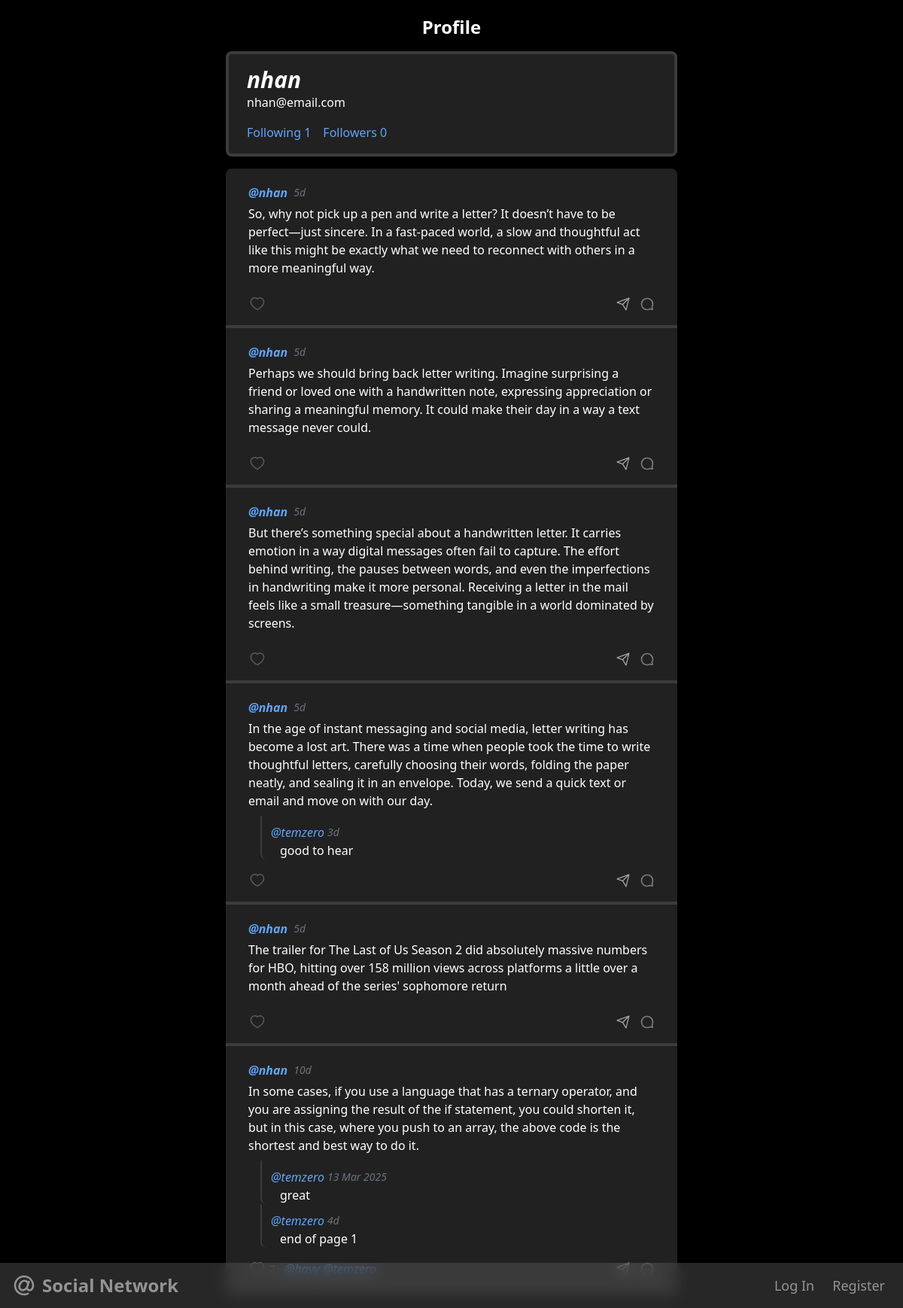
/profile/2, run on an earlier commit of the app's database.
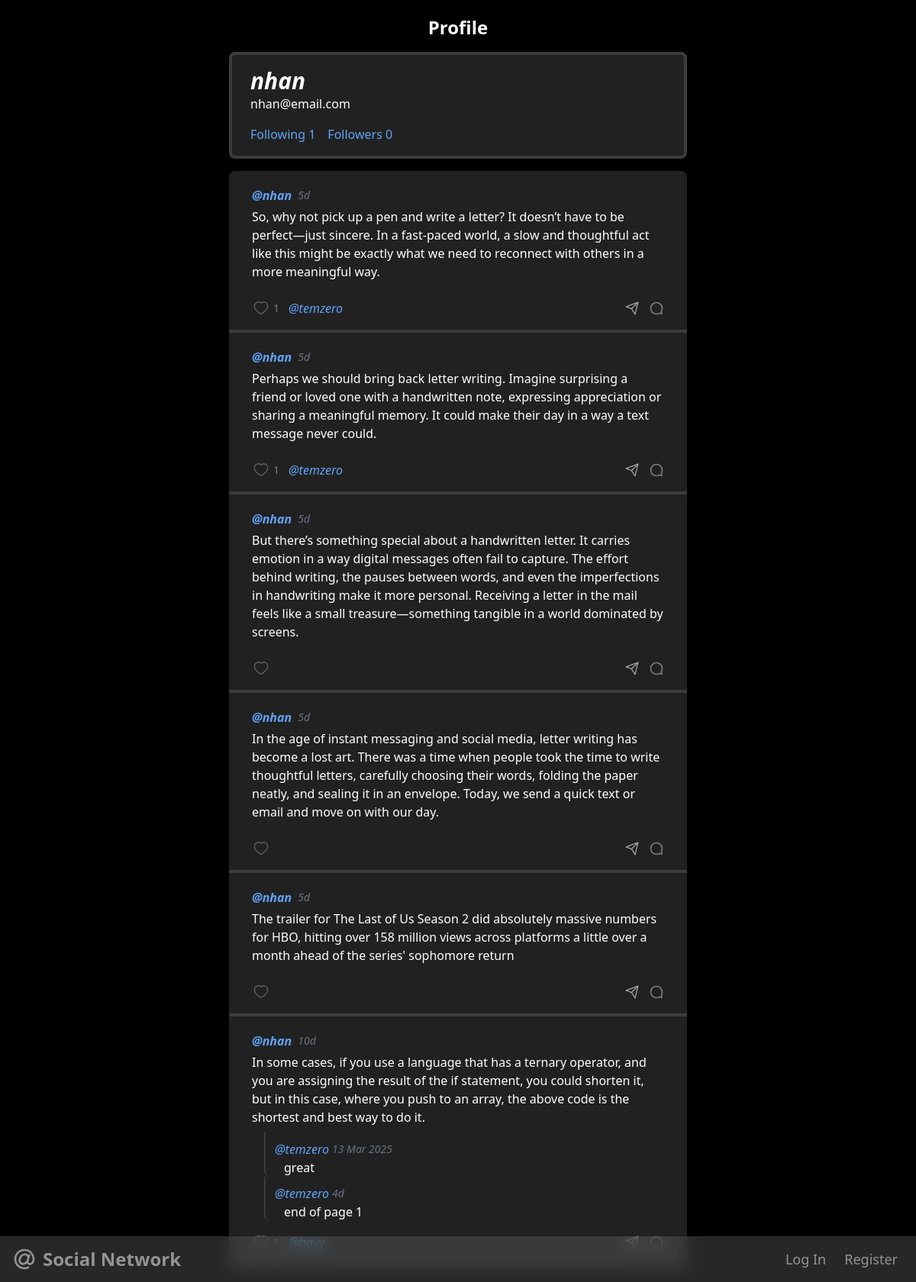
And on a later commit of the database.
### network/models.py (models this page shows, shortened)
class Post(models.Model):
    user = models.ForeignKey(User, on_delete=models.CASCADE, related_name='author')
    content = models.CharField(max_length=999)
    likers = models.ManyToManyField(User, through='Like', related_name='liked_posts')
    time = models.DateTimeField(auto_now_add=True)
    def time_ago(self):
        diff = now() - self.time
        if diff < timedelta(minutes=1):
            return "Just now"
        elif diff < timedelta(hours=1):
            return f"{int(diff.total_seconds() / 60)}m"
        elif diff < timedelta(days=1):
            return f"{int(diff.total_seconds() / 3600)}h"
        elif diff < timedelta(days=7):
            return f"{diff.days}d"
        else:
            return f"{diff.days}d"

class User(AbstractUser):
    def __str__(self):
        return f"{self.username}"

class Comment(models.Model):
    user = models.ForeignKey(User, on_delete=models.CASCADE, related_name='commenter')
    content = models.CharField(max_length=299)
    post = models.ForeignKey(Post, on_delete=models.CASCADE, related_name='commented_post')
    time = models.DateTimeField(auto_now_add=True)
    def time_ago(self):
        diff = now() - self.time
        if diff < timedelta(minutes=1):
            return "Just now"
        elif diff < timedelta(hours=1):
            return f"{int(diff.total_seconds() / 60)}m"
        elif diff < timedelta(days=1):
            return f"{int(diff.total_seconds() / 3600)}h"
        elif diff < timedelta(days=7):
            return f"{diff.days}d"
        else:
            return self.time.strftime('%d %b %Y')

### network/views.py (the view)
# urls.py: path("profile/<int:user_id>", views.profile, name="profile"),
def profile(request, user_id):
    profileUser = User.objects.get(pk=user_id)
    following_users = User.objects.filter(followers__follower=profileUser)
    follower_users = User.objects.filter(following__followed=profileUser)
    posts = Post.objects.filter(user=profileUser).order_by('-time')
    paginator = Paginator(posts, 10)
    page_number = request.GET.get('page')
    page_obj = paginator.get_page(page_number)
    return render(request, "network/profile.html", {
        "profileUser": profileUser,
        "following_users": following_users,
        "follower_users": follower_users,
        "page_obj": page_obj
    })

### network/templates/network/profile.html (shortened to what this page needs)
{% extends "network/layout.html" %}
{% block body %}
    <h1 class="text-2xl font-bold mb-4">
       Profile
    </h1>
    <div class="posts item mb-4">
        <div class="px-6 py-4">
            <div class="flex justify-between items-center">
                <div class="font-bold italic text-3xl">{{ profileUser.username }}</div>
            </div>
            <div>{{ profileUser.email }}</div>
            <div class="flex gap-4 mt-4">
                <a id="following-button" class="text-blue-400 hover:underline cursor-pointer">Following {{ following_users.count }}</a>
                <a id="followers-button" class="text-blue-400 hover:underline cursor-pointer">Followers {{ follower_users.count }}</a>
            </div>
        </div>
    </div>
    {% include 'partials/posts.html' %}
{% endblock %}

### network/templates/partials/posts.html (shortened to what the changed rows need)
{% if page_obj %}
    <div class="posts" id="posts">
        {% for post in page_obj %}
            <div class="post" id="{{ post.id }}" onclick="console.log('clicked post-{{post.id}}')">
                <div class="flex justify-between">
                    <div class="flex gap-2 items-center">
                        <a href="{% url 'profile' post.user.id %}" onclick="event.stopPropagation()" class="post-username font-bold text-blue-400 hover:underline italic">@{{post.user}}</a>
                        <h3 class="post-time text-sm text-gray-500 italic">{{ post.time_ago }}</h3>
                    </div>
                </div>
                <h1 id="post-content" class="post-content mt-1">{{post.content}}</h1>
                <div class="comments">
                    {% for comment in post.commented_post.all %}
                        {% include 'partials/postComments.html' %}
                    {% endfor %}
                </div>
                <div id="post-buttons-container" class="flex gap-4 items-center justify-between mt-4">
                    <form class="like-form flex items-center" action="{% url 'like' post.id %}" >
                        {% if user.is_authenticated %}
                            <button class="cursor-pointer flex items-center p-0 border-none" type="submit" onclick="event.stopPropagation();">
                                {% if user in post.likers.all %}
                                    <img class="h-6 w-6" src="../../static/icons/hearted.svg" alt="Unlike">
                                {% else %}
                                    <img class="h-6 w-6 opacity-60 hover:opacity-100" src="../../static/icons/heart.svg" alt="Like">
                                {% endif %}
                            </button>
                        {% else %}
                            <button class="cursor-not-allowed opacity-50 flex items-center p-0 border-none" type="button" onclick="alert('You must be logged in to like posts!')">
                                <img class="opacity-50 h-6 w-6 self-start" src="../../static/icons/heart.svg" alt="Like">
                            </button>
                        {% endif %}
                        {% if post.likers.all %}
                            <span class="text-sm opacity-40 ml-1">
                                {{post.likers.count}}
                            </span>
                            <span class="w-[400px] text-gray-400 ml-3 mr-4 overflow-hidden text-ellipsis whitespace-nowrap block">
                                {% for liker in post.likers.all %}
                                    <a href="{% url 'profile' liker.id %}" class="text-blue-400 hover:underline italic" onclick="event.stopPropagation()">@{{ liker }}</a>
                                {% endfor %}
                            </span>
                        {% endif %}
                    </form>
                    <div class="flex">
                        <a href="{% url 'post' post.id %}" class="mr-3 opacity-60 hover:opacity-100 cursor-pointer flex items-center border-none" onclick="event.stopPropagation();">
                            <img class="h-5 w-5" src="../../static/icons/share.svg" alt="Share">
                        </a>
                        {% if user.is_authenticated %}
                            <button id="comment-button" class="comment-button opacity-60 hover:opacity-100 cursor-pointer flex items-center border-none">
                                <img class="h-5 w-5" src="../../static/icons/comment.svg" alt="Comment">
                                {% if post.commented_post.count %}
                                    <span class="text-sm ml-1">
                                        {{post.commented_post.count}}
                                    </span>
                                {% endif %}
                            </button>
                        {% else %}
                            <button class="cursor-not-allowed opacity-40 flex items-center p-0 border-none " type="button" onclick="alert('You must be logged in to comment!')">
                                <img class="h-5 w-5" src="../../static/icons/comment.svg" alt="Comment">
                            </button>
                        {% endif %}
                    </div>
                </div>
            </div>
        {% endfor %}
    </div>
{% endif %}

### network/templates/partials/postComments.html (shortened to what this page needs)
<div class="comment" id="{{comment.id}}">
    <div class="flex justify-between">
        <div class="flex items-center gap-1">
            {% if comment.user %}
                <a href="{% url 'profile' comment.user.id %}" onclick="event.stopPropagation()" class="comment-username text-blue-400 hover:underline italic">@{{ comment.user }}</a>
            {% else %}
                <span class="text-gray-400 comment-username italic">@Anonymous</span>
            {% endif %}
            <h3 class="comment-time text-sm text-gray-500 italic">{{ comment.time_ago }}</h3>
        </div>
    </div>
    <h1 id="comment-content" class="comment-content ml-3">{{ comment.content }}</h1>
</div>

What changed in the data, as far as the page shows it:
removed Comment: user "temzero", time_ago "3d", content "good to hear", shown under Post (number 4 of 6 on the later page)
changed Post (number 1 of 6 on the later page): likers.count (not shown) → "1"; gains User (username "temzero")
changed Post (number 2 of 6 on the later page): likers.count (not shown) → "1"; gains User (username "temzero")
changed Post (number 6 of 6 on the later page): likers.count "2" → "1"; loses User (username "temzero")
